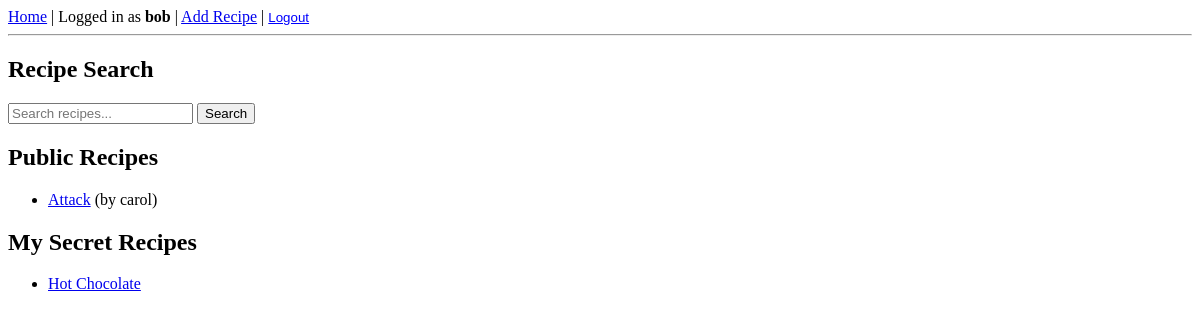
The page / (signed in) on the database as committed earlier.
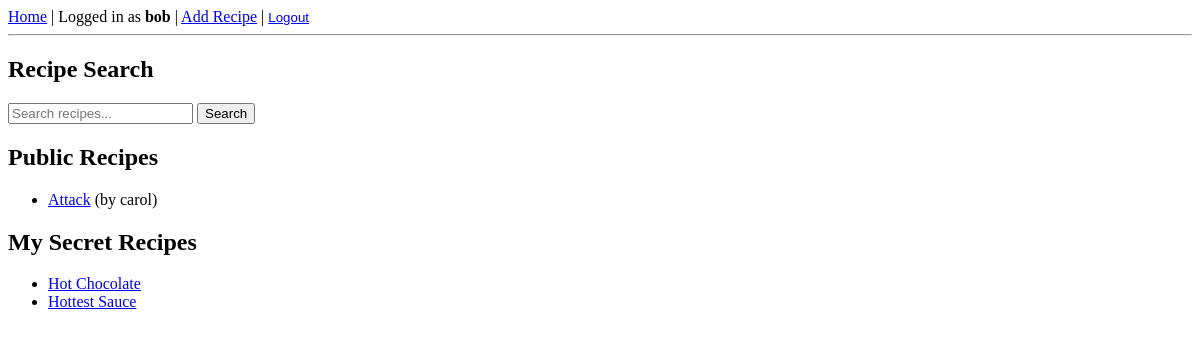
The same page on the database as committed later.
### rbook/models.py (models this page shows)
class Recipe(models.Model):
	owner = models.ForeignKey(User, on_delete=models.CASCADE, related_name='recipes')
	rname = models.CharField(max_length=100)
	category = models.CharField(max_length=20, choices=CATEGORY_CHOICES, default='main_dish')
	secret = models.BooleanField(default=False)
	portions = models.IntegerField(default=1)
	ingredients = models.TextField(help_text="Enter each amount & ingredient on a new line")
	guidance = models.TextField(help_text="Enter preparation steps on new lines")

### rbook/views.py (the view)
# urls.py: path('', views.index, name='index'),
def index(request):
    public_recipes = Recipe.objects.filter(secret=False)
    my_secret_recipes = []
    if request.user.is_authenticated:
        my_secret_recipes = Recipe.objects.filter(owner=request.user, secret=True)
    return render(request, 'rbook/index.html', {
        'public_recipes': public_recipes,
        'my_secret_recipes': my_secret_recipes
    })

### rbook/templates/rbook/index.html
{% extends 'rbook/base.html' %}
{% block content %}
<h2>Recipe Search</h2>
<form action="{% url 'search' %}" method="GET">
    <input type="text" name="query" placeholder="Search recipes...">
    <button type="submit">Search</button>
</form>
<h2>Public Recipes</h2>
<ul>
    {% for recipe in public_recipes %}
        <li><a href="{% url 'recipe_detail' recipe.id %}">{{ recipe.rname }}</a> (by {{ recipe.owner.username }})</li>
    {% empty %}
        <li>No public recipes found.</li>
    {% endfor %}
</ul>
{% if user.is_authenticated %}
    <h2>My Secret Recipes</h2>
    <ul>
        {% for recipe in my_secret_recipes %}
            <li><a href="{% url 'recipe_detail' recipe.id %}">{{ recipe.rname }}</a></li>
        {% empty %}
            <li>You have no secret recipes.</li>
        {% endfor %}
    </ul>
{% endif %}
{% endblock %}

Rows that differ between the two databases and show on the page:
added Recipe: rname "Hottest Sauce", shown under "My Secret Recipes"
